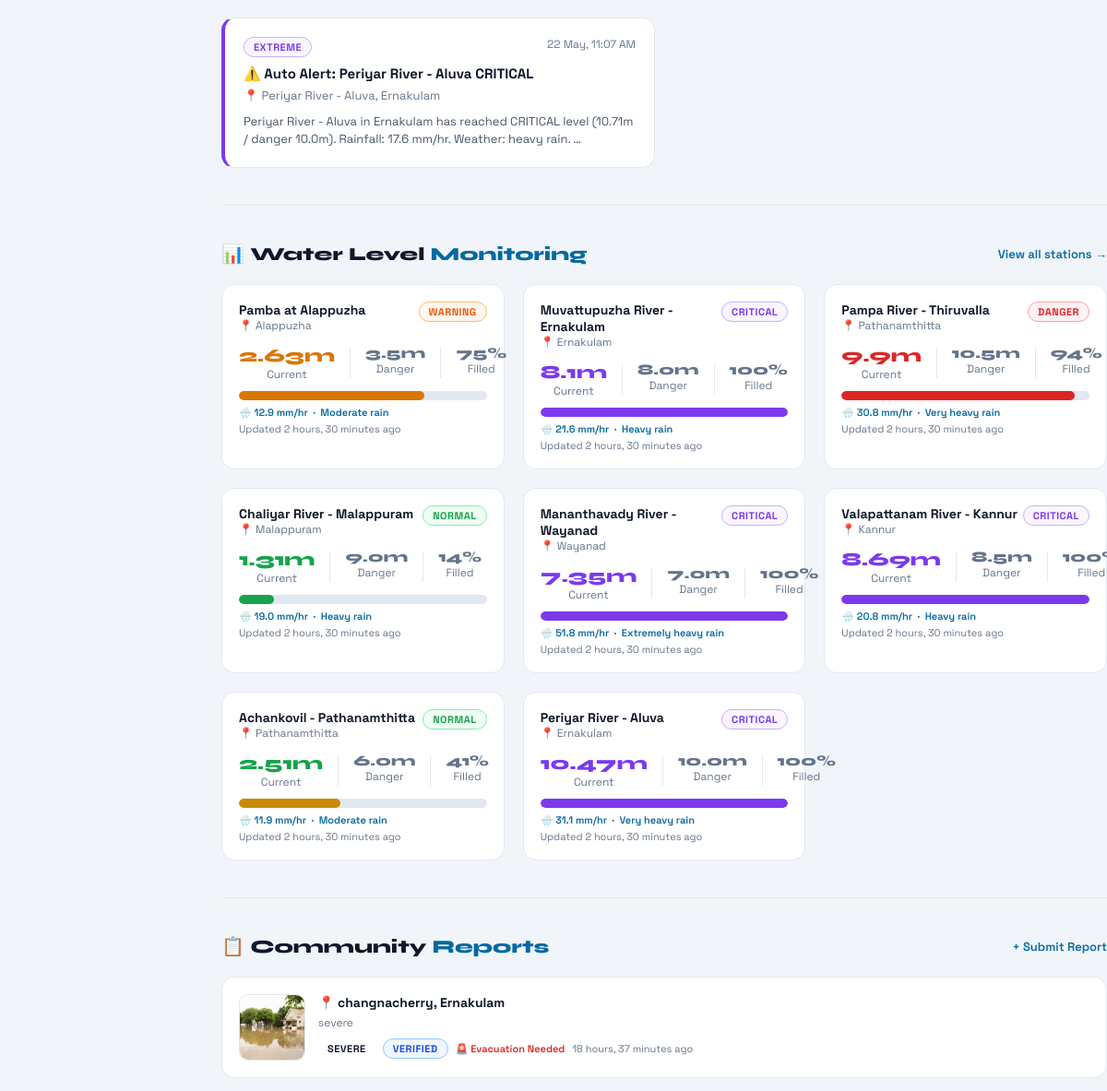
Before: / (signed in, middle part) with the older database file.
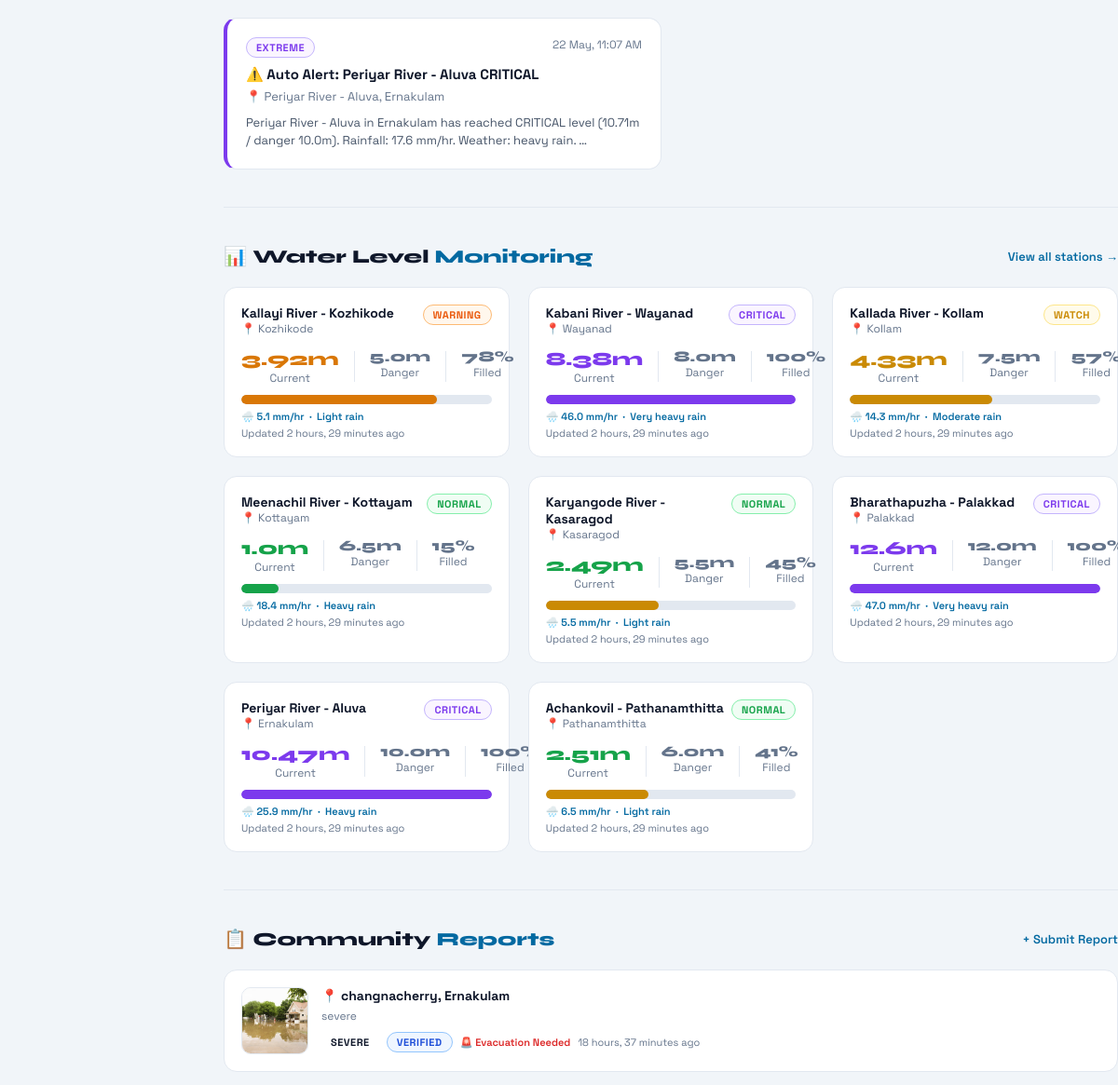
After: the same page with the newer database file.
### core/models.py (models this page shows, shortened)
class FloodAlert(models.Model):
    SEVERITY_CHOICES = [
        ('LOW', 'Low'),
        ('MEDIUM', 'Medium'),
        ('HIGH', 'High'),
        ('EXTREME', 'Extreme'),
    ]
    title = models.CharField(max_length=300)
    description = models.TextField()
    affected_area = models.CharField(max_length=300)
    district = models.CharField(max_length=100)
    severity = models.CharField(max_length=20, choices=SEVERITY_CHOICES, default='MEDIUM')
    is_active = models.BooleanField(default=True)
    issued_at = models.DateTimeField(default=timezone.now)
    expires_at = models.DateTimeField(null=True, blank=True)
    issued_by = models.ForeignKey(User, on_delete=models.SET_NULL, null=True)
    water_level = models.ForeignKey(WaterLevel, on_delete=models.SET_NULL, null=True, blank=True)
    auto_generated = models.BooleanField(default=False, help_text="Auto-created by weather sync")
    class Meta:
        ordering = ['-issued_at']
        verbose_name = "Flood Alert"
        verbose_name_plural = "Flood Alerts"

class WaterLevel(models.Model):
    LEVEL_CHOICES = [
        ('NORMAL', 'Normal'),
        ('WATCH', 'Watch'),
        ('WARNING', 'Warning'),
        ('DANGER', 'Danger'),
        ('CRITICAL', 'Critical'),
    ]
    location_name = models.CharField(max_length=200)
    district = models.CharField(max_length=100)
    current_level_meters = models.FloatField(help_text="Water level in meters")
    danger_level_meters = models.FloatField(help_text="Danger threshold in meters")
    warning_level_meters = models.FloatField(help_text="Warning threshold in meters")
    status = models.CharField(max_length=20, choices=LEVEL_CHOICES, default='NORMAL')
    last_updated = models.DateTimeField(auto_now=True)
    notes = models.TextField(blank=True)
    latitude = models.FloatField(null=True, blank=True)
    longitude = models.FloatField(null=True, blank=True)
    rainfall_mm = models.FloatField(default=0.0, help_text="Rainfall in last hour (mm) from API")
    temperature_c = models.FloatField(default=28.0, help_text="Current temperature °C")
    humidity_pct = models.FloatField(default=70.0, help_text="Relative humidity %")
    weather_description = models.CharField(max_length=200, blank=True, help_text="e.g. heavy rain")
    rainfall_accuracy_pct = models.FloatField(default=0.0, help_text="Rainfall accuracy % (0-100)")
    weather_icon = models.CharField(max_length=20, blank=True)
    api_last_synced = models.DateTimeField(null=True, blank=True, help_text="Last weather API sync time")
    class Meta:
        ordering = ['-last_updated']
        verbose_name = "Water Level Monitor"
        verbose_name_plural = "Water Level Monitors"
    def get_percentage(self):
        if self.danger_level_meters > 0:
            pct = (self.current_level_meters / self.danger_level_meters) * 100
            return min(int(pct), 100)
        return 0

class FloodReport(models.Model):
    STATUS_CHOICES = [
        ('PENDING', 'Pending Review'),
        ('VERIFIED', 'Verified'),
        ('RESOLVED', 'Resolved'),
        ('REJECTED', 'Rejected'),
    ]
    SEVERITY_CHOICES = [
        ('MINOR', 'Minor'),
        ('MODERATE', 'Moderate'),
        ('SEVERE', 'Severe'),
        ('CATASTROPHIC', 'Catastrophic'),
    ]
    reporter_name = models.CharField(max_length=200)
    reporter_phone = models.CharField(max_length=20)
    reporter_email = models.EmailField(blank=True)
    location = models.CharField(max_length=300)
    district = models.CharField(max_length=100)
    description = models.TextField()
    water_level_estimate = models.CharField(max_length=100, blank=True)
    severity = models.CharField(max_length=20, choices=SEVERITY_CHOICES, default='MODERATE')
    photo = models.ImageField(upload_to='reports/%Y/%m/', null=True, blank=True)
    latitude = models.FloatField(null=True, blank=True)
    longitude = models.FloatField(null=True, blank=True)
    status = models.CharField(max_length=20, choices=STATUS_CHOICES, default='PENDING')
    reported_at = models.DateTimeField(default=timezone.now)
    reviewed_by = models.ForeignKey(User, on_delete=models.SET_NULL, null=True, blank=True, related_name='reviewed_reports')
    admin_notes = models.TextField(blank=True)
    rescue_team_assigned = models.ForeignKey(RescueTeam, on_delete=models.SET_NULL, null=True, blank=True)
    people_affected = models.IntegerField(default=0)
    evacuation_needed = models.BooleanField(default=False)
    class Meta:
        ordering = ['-reported_at']
        verbose_name = "Flood Report"
        verbose_name_plural = "Flood Reports"

### core/views.py (the view)
# urls.py: path('', views.home, name='home'),
@login_required
def home(request):
    alerts = FloodAlert.objects.filter(is_active=True).order_by('-issued_at')[:5]
    water_levels = WaterLevel.objects.all().order_by('-last_updated')[:8]
    recent_reports = FloodReport.objects.filter(status__in=['PENDING', 'VERIFIED']).order_by('-reported_at')[:6]
    rescue_teams = RescueTeam.objects.filter(is_available=True)[:6]
    stats = {
        'active_alerts': FloodAlert.objects.filter(is_active=True).count(),
        'critical_zones': WaterLevel.objects.filter(status__in=['DANGER', 'CRITICAL']).count(),
        'reports_today': FloodReport.objects.filter(reported_at__date=timezone.now().date()).count(),
        'rescue_teams': RescueTeam.objects.filter(is_available=True).count(),
    }
    context = {
        'alerts': alerts,
        'water_levels': water_levels,
        'recent_reports': recent_reports,
        'rescue_teams': rescue_teams,
        'stats': stats,
        'page': 'home',
    }
    return render(request, 'core/home.html', context)

### core/templates/core/home.html (shortened to what the changed rows need)
{% extends 'core/base.html' %}
{% block content %}
<div class="container page-body">
    {% if alerts %}
    <div class="grid-2">
        {% for alert in alerts %}
        <div class="alert-card sev-{{ alert.severity }}">
            <div style="display:flex; justify-content:space-between; align-items:flex-start; margin-bottom:8px;">
                <span class="badge badge-{{ alert.severity|lower }}">{{ alert.severity }}</span>
                <span style="font-size:12px; color:var(--text-muted);">{{ alert.issued_at|date:"d M, g:i A" }}</span>
            </div>
            <div class="alert-title">{{ alert.title }}</div>
            <div class="alert-area">📍 {{ alert.affected_area }}, {{ alert.district }}</div>
            <p style="font-size:13px; color:var(--text-dim); line-height:1.5;">{{ alert.description|truncatewords:20 }}</p>
        </div>
        {% endfor %}
    </div>
    {% else %}
    <div class="empty-state card">
        <div class="empty-icon">✅</div>
        <div>No active alerts at this time</div>
    </div>
    {% endif %}
    <div class="section-header">
        <h2 class="section-title">📊 Water Level <span>Monitoring</span></h2>
    </div>
    {% if water_levels %}
    <div class="grid-3" style="grid-template-columns: repeat(auto-fill, minmax(280px, 1fr));">
        {% for level in water_levels %}
        <div class="wl-card">
            <div class="wl-header">
                <div>
                    <div class="wl-name">{{ level.location_name }}</div>
                    <div class="wl-district">📍 {{ level.district }}</div>
                </div>
                <span class="badge badge-{{ level.status|lower }}">{{ level.status }}</span>
            </div>
            <div class="wl-levels">
                <div class="wl-val">
                    <div class="wl-val-num" style="color:{% if level.status == 'CRITICAL' %}var(--critical){% elif level.status == 'DANGER' %}var(--danger){% elif level.status == 'WARNING' %}var(--warning){% elif level.status == 'WATCH' %}var(--watch){% else %}var(--safe){% endif %};">{{ level.current_level_meters }}m</div>
                    <div class="wl-val-label">Current</div>
                </div>
                <div class="wl-val">
                    <div class="wl-val-num" style="color:var(--text-muted); font-size:16px;">{{ level.danger_level_meters }}m</div>
                    <div class="wl-val-label">Danger</div>
                </div>
                <div class="wl-val">
                    <div class="wl-val-num" style="color:var(--text-muted); font-size:16px;">{{ level.get_percentage }}%</div>
                    <div class="wl-val-label">Filled</div>
                </div>
            </div>
            <div class="level-bar-wrap">
                <div class="level-bar-fill" style="width:{{ level.get_percentage }}%;
                    background:{% if level.get_percentage >= 100 %}var(--critical){% elif level.get_percentage >= 85 %}var(--danger){% elif level.get_percentage >= 60 %}var(--warning){% elif level.get_percentage >= 40 %}var(--watch){% else %}var(--safe){% endif %};"></div>
            </div>
            {% if level.rainfall_mm > 0 %}
            <div style="font-size:11px; color:var(--primary); margin-top:6px; font-weight:600;">
                🌧️ {{ level.rainfall_mm }} mm/hr &nbsp;·&nbsp; {{ level.weather_description }}
            </div>
            {% endif %}
            <div style="font-size:11px; color:var(--text-muted); margin-top:4px;">Updated {{ level.last_updated|timesince }} ago</div>
        </div>
        {% endfor %}
    </div>
    {% else %}
    <div class="empty-state card"><div class="empty-icon">📊</div><div>No water level data available</div></div>
    {% endif %}
    <div class="section-header">
        <h2 class="section-title">📋 Community <span>Reports</span></h2>
    </div>
    {% if recent_reports %}
    <div style="display: flex; flex-direction: column; gap: 12px;">
        {% for report in recent_reports %}
        <div class="report-card">
            {% if report.photo %}
            <img src="{{ report.photo.url }}" class="report-photo" alt="Flood photo">
            {% else %}
            <div class="report-no-photo">🌊</div>
            {% endif %}
            <div class="report-info">
                <div class="report-location">📍 {{ report.location }}, {{ report.district }}</div>
                <div class="report-desc">{{ report.description }}</div>
                <div class="report-meta">
                    <span class="badge badge-{{ report.severity|lower }}">{{ report.severity }}</span>
                    <span class="badge badge-{{ report.status|lower }}">{{ report.status }}</span>
                    {% if report.evacuation_needed %}
                    <span style="font-size:11px; color:var(--danger); font-weight:600;">🚨 Evacuation Needed</span>
                    {% endif %}
                    <span style="font-size:11px; color:var(--text-muted);">{{ report.reported_at|timesince }} ago</span>
                </div>
            </div>
        </div>
        {% endfor %}
    </div>
    {% else %}
    <div class="empty-state card"><div class="empty-icon">📋</div><div>No recent reports</div></div>
    {% endif %}
</div>
{% endblock %}

Changed rows visible on the page:
no longer on this page (row edited): WaterLevel: location_name "Pamba at Alappuzha", district "Alappuzha", status "WARNING", current_level_meters "2.63", danger_level_meters "3.5", get_percentage "75", rainfall_mm "12.9", weather_description "Moderate rain", last_updated "2 hours, 30 minutes"
no longer on this page (row edited): WaterLevel: location_name "Muvattupuzha River - Ernakulam", district "Ernakulam", status "CRITICAL", current_level_meters "8.1", danger_level_meters "8.0", get_percentage "100", rainfall_mm "21.6", weather_description "Heavy rain", last_updated "2 hours, 30 minutes"
no longer on this page (row edited): WaterLevel: location_name "Pampa River - Thiruvalla", district "Pathanamthitta", status "DANGER", current_level_meters "9.9", danger_level_meters "10.5", get_percentage "94", rainfall_mm "30.8", weather_description "Very heavy rain", last_updated "2 hours, 30 minutes"
no longer on this page (row edited): WaterLevel: location_name "Chaliyar River - Malappuram", district "Malappuram", status "NORMAL", current_level_meters "1.31", danger_level_meters "9.0", get_percentage "14", rainfall_mm "19.0", weather_description "Heavy rain", last_updated "2 hours, 30 minutes"
no longer on this page (row edited): WaterLevel: location_name "Mananthavady River - Wayanad", district "Wayanad", status "CRITICAL", current_level_meters "7.35", danger_level_meters "7.0", get_percentage "100", rainfall_mm "51.8", weather_description "Extremely heavy rain", last_updated "2 hours, 30 minutes"
no longer on this page (row edited): WaterLevel: location_name "Valapattanam River - Kannur", district "Kannur", status "CRITICAL", current_level_meters "8.69", danger_level_meters "8.5", get_percentage "100", rainfall_mm "20.8", weather_description "Heavy rain", last_updated "2 hours, 30 minutes"
now on this page (row edited): WaterLevel: location_name "Kallayi River - Kozhikode", district "Kozhikode", status "WARNING", current_level_meters "3.92", danger_level_meters "5.0", get_percentage "78", rainfall_mm "5.1", weather_description "Light rain", last_updated "2 hours, 29 minutes"
now on this page (row edited): WaterLevel: location_name "Kabani River - Wayanad", district "Wayanad", status "CRITICAL", current_level_meters "8.38", danger_level_meters "8.0", get_percentage "100", rainfall_mm "46.0", weather_description "Very heavy rain", last_updated "2 hours, 29 minutes"
now on this page (row edited): WaterLevel: location_name "Kallada River - Kollam", district "Kollam", status "WATCH", current_level_meters "4.33", danger_level_meters "7.5", get_percentage "57", rainfall_mm "14.3", weather_description "Moderate rain", last_updated "2 hours, 29 minutes"
now on this page (row edited): WaterLevel: location_name "Meenachil River - Kottayam", district "Kottayam", status "NORMAL", current_level_meters "1.0", danger_level_meters "6.5", get_percentage "15", rainfall_mm "18.4", weather_description "Heavy rain", last_updated "2 hours, 29 minutes"
now on this page (row edited): WaterLevel: location_name "Karyangode River - Kasaragod", district "Kasaragod", status "NORMAL", current_level_meters "2.49", danger_level_meters "5.5", get_percentage "45", rainfall_mm "5.5", weather_description "Light rain", last_updated "2 hours, 29 minutes"
now on this page (row edited): WaterLevel: location_name "Bharathapuzha - Palakkad", district "Palakkad", status "CRITICAL", current_level_meters "12.6", danger_level_meters "12.0", get_percentage "100", rainfall_mm "47.0", weather_description "Very heavy rain", last_updated "2 hours, 29 minutes"
changed WaterLevel "Periyar River - Aluva": rainfall_mm "31.1" → "25.9"; weather_description "Very heavy rain" → "Heavy rain"; last_updated "2 hours, 30 minutes" → "2 hours, 29 minutes"; moves up the list
changed WaterLevel "Achankovil - Pathanamthitta": rainfall_mm "11.9" → "6.5"; weather_description "Moderate rain" → "Light rain"; last_updated "2 hours, 30 minutes" → "2 hours, 29 minutes"
